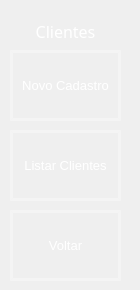
     <widget class="QWidget" name="page_4">
      <widget class="QToolButton" name="bttn_back">
       <property name="geometry">
        <rect>
         <x>10</x>
         <y>210</y>
         <width>111</width>
         <height>71</height>
        </rect>
       </property>
       <property name="sizePolicy">
        <sizepolicy hsizetype="Preferred" vsizetype="Preferred">
         <horstretch>0</horstretch>
         <verstretch>0</verstretch>
        </sizepolicy>
       </property>
       <property name="font">
        <font>
         <pointsize>10</pointsize>
        </font>
       </property>
       <property name="styleSheet">
        <string notr="true">QToolButton {
    background-color: rgba(0,0,0,0);
    border: 3px solid rgba(255, 255, 255, 0.3); /* Borda branca translúcida */
    color:  rgba(255, 255, 255,255); 
}

QToolButton:hover {
     background-color: rgba(255, 255, 255, 30);
    border-color: rgba(255, 255, 255,255); 
}

QToolButton:pressed {
    background-color: #A0B2C8; /* Azul acinzentado */
border-color: #003366; /* Azul escuro */
color:#003366;
}
</string>
       </property>
       <property name="text">
        <string>Voltar</string>
       </property>
       <property name="icon">
        <iconset>
         <normaloff>../Icones/keyboard_return_24dp_E3E3E3_FILL0_wght400_GRAD0_opsz24.png</normaloff>../Icones/keyboard_return_24dp_E3E3E3_FILL0_wght400_GRAD0_opsz24.png</iconset>
       </property>
       <property name="iconSize">
        <size>
         <width>32</width>
         <height>32</height>
        </size>
       </property>
       <property name="toolButtonStyle">
        <enum>Qt::ToolButtonTextUnderIcon</enum>
       </property>
      </widget>
      <widget class="QToolButton" name="bttn_listClient">
       <property name="geometry">
        <rect>
         <x>10</x>
         <y>130</y>
         <width>111</width>
         <height>71</height>
        </rect>
       </property>
       <property name="sizePolicy">
        <sizepolicy hsizetype="Preferred" vsizetype="Preferred">
         <horstretch>0</horstretch>
         <verstretch>0</verstretch>
        </sizepolicy>
       </property>
       <property name="font">
        <font>
         <pointsize>10</pointsize>
        </font>
       </property>
       <property name="styleSheet">
        <string notr="true">QToolButton {
    background-color: rgba(0,0,0,0);
    border: 3px solid rgba(255, 255, 255, 0.3); /* Borda branca translúcida */
    color:  rgba(255, 255, 255,255); 
}

QToolButton:hover {
     background-color: rgba(255, 255, 255, 30);
    border-color: rgba(255, 255, 255,255); 
}

QToolButton:pressed {
    background-color: #A0B2C8; /* Azul acinzentado */
border-color: #003366; /* Azul escuro */
color:#003366;
}
</string>
       </property>
       <property name="text">
        <string>Listar Clientes</string>
       </property>
       <property name="icon">
        <iconset>
         <normaloff>../Icones/list_24dp_E3E3E3_FILL0_wght400_GRAD0_opsz24.png</normaloff>../Icones/list_24dp_E3E3E3_FILL0_wght400_GRAD0_opsz24.png</iconset>
       </property>
       <property name="iconSize">
        <size>
         <width>32</width>
         <height>32</height>
        </size>
       </property>
       <property name="toolButtonStyle">
        <enum>Qt::ToolButtonTextUnderIcon</enum>
       </property>
      </widget>
      <widget class="QToolButton" name="bttn_newClient">
       <property name="geometry">
        <rect>
         <x>10</x>
         <y>50</y>
         <width>111</width>
         <height>71</height>
        </rect>
       </property>
       <property name="sizePolicy">
        <sizepolicy hsizetype="Preferred" vsizetype="Preferred">
         <horstretch>0</horstretch>
         <verstretch>0</verstretch>
        </sizepolicy>
       </property>
       <property name="font">
        <font>
         <pointsize>10</pointsize>
        </font>
       </property>
       <property name="styleSheet">
        <string notr="true">QToolButton {
    background-color: rgba(0,0,0,0);
    border: 3px solid rgba(255, 255, 255, 0.3); /* Borda branca translúcida */
    color:  rgba(255, 255, 255,255); 
}

QToolButton:hover {
     background-color: rgba(255, 255, 255, 30);
    border-color: rgba(255, 255, 255,255); 
}

QToolButton:pressed {
    background-color: #A0B2C8; /* Azul acinzentado */
border-color: #003366; /* Azul escuro */
color:#003366;
}
</string>
       </property>
       <property name="text">
        <string>Novo Cadastro</string>
       </property>
       <property name="icon">
        <iconset>
         <normaloff>../Icones/person_add_24dp_E3E3E3_FILL0_wght400_GRAD0_opsz24.png</normaloff>../Icones/person_add_24dp_E3E3E3_FILL0_wght400_GRAD0_opsz24.png</iconset>
       </property>
       <property name="iconSize">
        <size>
         <width>32</width>
         <height>32</height>
        </size>
       </property>
       <property name="toolButtonStyle">
        <enum>Qt::ToolButtonTextUnderIcon</enum>
       </property>
      </widget>
      <widget class="QLabel" name="label">
       <property name="geometry">
        <rect>
         <x>0</x>
         <y>20</y>
         <width>131</width>
         <height>21</height>
        </rect>
       </property>
       <property name="font">
        <font>
         <family>Montserrat Medium</family>
         <pointsize>12</pointsize>
         <weight>50</weight>
         <bold>false</bold>
        </font>
       </property>
       <property name="text">
        <string>&lt;html&gt;&lt;head/&gt;&lt;body&gt;&lt;p align=&quot;center&quot;&gt;&lt;span style=&quot; color:#ffffff;&quot;&gt;Clientes&lt;/span&gt;&lt;/p&gt;&lt;/body&gt;&lt;/html&gt;</string>
       </property>
      </widget>
     </widget>
